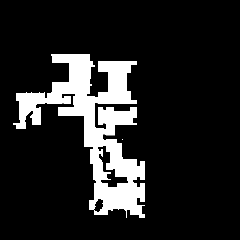
#> input picture gibson2/data/gibson_challenge_data_2021/ig_dataset/scenes/Beechwood_1_int/layout/floor_trav_0_new.png, 240 x 240 px
$ python map_test.py
#> lines starting #> are read from the running program, lines starting #| are printed output that depends on the picture; after the words box and inside, x2 and y2 are one past the last pixel; in counts of white or black regions, pixels touching at a corner belong together
import numpy as np
import math
import scipy.ndimage
from PIL import Image
from matplotlib import pyplot as plt

def inflate_grid(grid,
                 inflation_radius,
                 obstacle_threshold=0,
                 collision_val=0):
    """Inflates obstacles in an occupancy grid
    Creates a mask for all grid cells exceeding the obstacle threshold and
    uses a convolution to compute how much the obstacles should inflate. The
    inflated mask is used to set the cells of a copy of the initial grid to
    occupied. All other cells are unchanged: free space and unnoccupied cells
    outside of the inflation radius are preserved (therefore, frontiers can
    still be computed from an inflated grid).
    Args:
        grid (np.Array): occupancy grid
        inflation_radius (float): radius (in grid units) to inflate obstacles.
            Note that this is a float; a fractional inflation radius can be
            used to determine whether or not corners of a box are included.
        obstacle_threshold (float): value above which a cell is an obstacle.
        collision_val (float): value obstacles are given after inflation.
    Returns:
        inflated_grid (np.Array): grid with inflated obstacles.
    """

    obstacle_grid = np.zeros(grid.shape)
    obstacle_grid[grid == obstacle_threshold] = 1

    kernel_size = int(1 + 2 * math.ceil(inflation_radius))
    cind = int(math.ceil(inflation_radius))
    y, x = np.ogrid[-cind:kernel_size - cind, -cind:kernel_size - cind]
    kernel = np.zeros((kernel_size, kernel_size))
    kernel[y * y + x * x <= inflation_radius * inflation_radius] = 1
    inflated_mask = scipy.ndimage.filters.convolve(obstacle_grid,
                                                   kernel,
                                                   mode='constant',
                                                   cval=0)
    inflated_mask = inflated_mask >= 1.0
    inflated_grid = grid.copy()
    inflated_grid[inflated_mask] = collision_val

    return inflated_grid

floor_img_path = 'floor_trav_0_new.png'
img = Image.open(floor_img_path)
#> img is the input picture: PIL image 240x240 L; min 0, max 255, mean 35.4
occupancy_grid = np.array(img)
occupancy_grid[occupancy_grid!=0] = 1
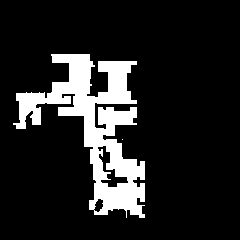
#> occupancy_grid: shape (240, 240); values 0 (black) and 1 (white), 13.9% white; 2 white regions (1 under 20 px), largest, box (x1, y1, x2, y2) and area: (13, 54, 145, 218) 7997
inflated_grid = inflate_grid(occupancy_grid, 2.5, 0, 0)
#> in inflate_grid, `inflated_grid[inflated_mask] = collision_val`:
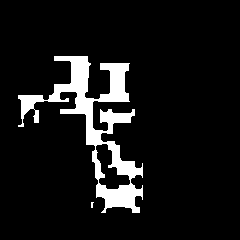
#> inflated_grid: shape (240, 240); values 0 (black) and 1 (white), 8.8% white; 2 white regions (1 under 20 px), largest, box (x1, y1, x2, y2) and area: (18, 56, 143, 213) 5077
plt.figure()
plt.subplot(1,2,1)
plt.imshow(occupancy_grid)
plt.subplot(1,2,2)
plt.imshow(inflated_grid)
plt.show()
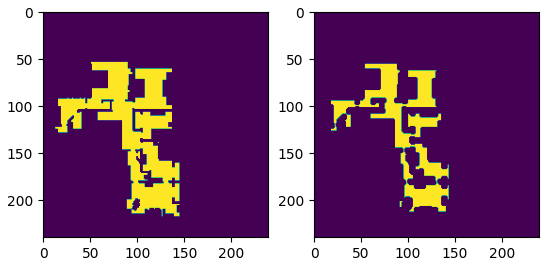
#> figure drawn by matplotlib, 2 panels
